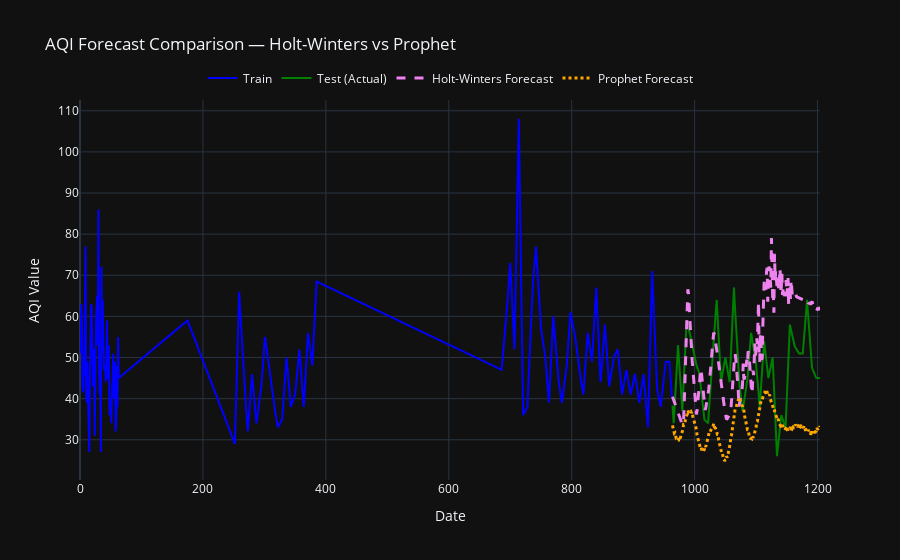

Here is the notebook cell this chart was saved with:
### Code cell
##5-STEP MODEL EVALUATION
import plotly.graph_objects as go

fig_compare = go.Figure()

fig_compare.add_trace(go.Scatter(
    x=train.index,
    y=train['y'],
    mode='lines',
    name='Train',
    line=dict(color='blue', width=2)
))

fig_compare.add_trace(go.Scatter(
    x=test.index,
    y=test['y'],
    mode='lines',
    name='Test (Actual)',
    line=dict(color='green', width=2)
))

fig_compare.add_trace(go.Scatter(
    x=test.index,
    y=hw_pred,
    mode='lines',
    name='Holt-Winters Forecast',
    line=dict(color='violet', dash='dash', width=3)
))

fig_compare.add_trace(go.Scatter(
    x=test.index,
    y=prophet_pred,
    mode='lines',
    name='Prophet Forecast',
    line=dict(color='orange', dash='dot', width=3)
))

fig_compare.update_layout(
    title='AQI Forecast Comparison — Holt-Winters vs Prophet',
    xaxis_title='Date',
    yaxis_title='AQI Value',
    template='plotly_dark',
    hovermode='x unified',
    legend=dict(
        orientation='h',
        yanchor='bottom',
        y=1.02,
        xanchor='center',
        x=0.5
    ),
    height=550
)

fig_compare.show()

### Figure 1 — Plotly figure (JSON) as saved in the notebook; plotly's stock layout.template omitted (floating-point values rounded to 4 significant figures; data arrays with more than 128 entries replaced by an {"elided": "..."} marker saying what was removed)
{"data": [{"line": {"color": "blue", "width": 2}, "mode": "lines", "name": "Train", "type": "scatter", "x": {"elided": "964 int values"}, "y": {"elided": "964 float values"}}, {"line": {"color": "green", "width": 2}, "mode": "lines", "name": "Test (Actual)", "type": "scatter", "x": {"elided": "241 int values"}, "y": {"elided": "241 float values"}}, {"line": {"color": "violet", "dash": "dash", "width": 3}, "mode": "lines", "name": "Holt-Winters Forecast", "type": "scatter", "x": {"elided": "241 int values"}, "y": {"elided": "241 float values"}}, {"line": {"color": "orange", "dash": "dot", "width": 3}, "mode": "lines", "name": "Prophet Forecast", "type": "scatter", "x": {"elided": "241 int values"}, "y": {"elided": "241 float values"}}], "layout": {"autosize": true, "hovermode": "x unified", "legend": {"orientation": "h", "x": 0.5, "xanchor": "center", "y": 1.02, "yanchor": "bottom"}, "title": {"text": "AQI Forecast Comparison — Holt-Winters vs Prophet"}, "xaxis": {"autorange": true, "range": [0, 1204], "title": {"text": "Date"}, "type": "linear"}, "yaxis": {"autorange": true, "range": [20.22, 112.6], "title": {"text": "AQI Value"}, "type": "linear"}}}
